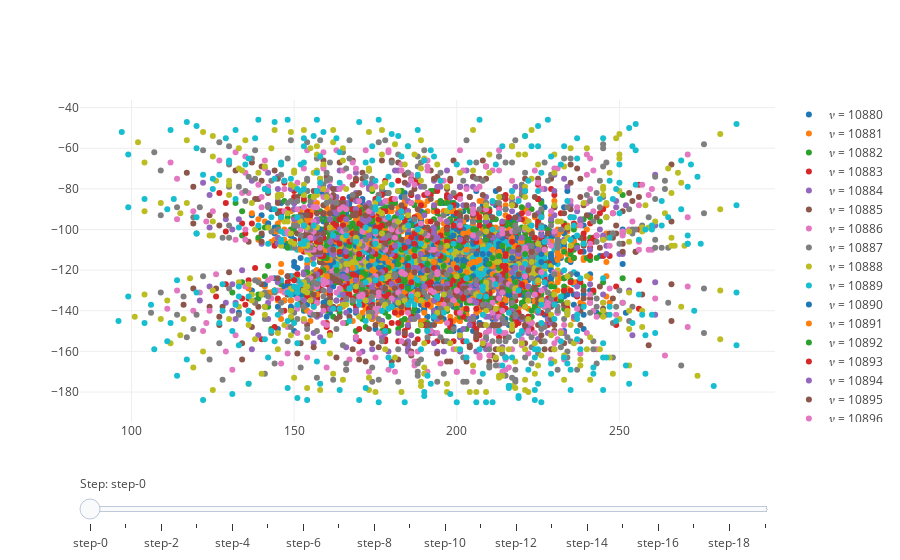

Write notebook code for a chart like this one.
### Code cell
steps = []
for i in range(len(data)):
    step = dict(
        args = ['visible', [False] * len(data)],
    )
    #print(step['args'])
    step['args'][1][i] = True # Toggle i'th trace to "visible"
    steps.append(step)
    #print(step['args'][1])

sliders = [dict(
    active = 0,
    currentvalue = {"prefix": "Step: "},
    pad = {"t": 50},
    steps = steps
)]

layout = dict(sliders=sliders)

fig = dict(data=data, layout=layout)

plotly.offline.iplot(fig)

### Figure 1 — Plotly figure (JSON) as saved in the notebook; plotly's stock layout.template omitted (floating-point values rounded to 4 significant figures; data arrays with more than 128 entries replaced by an {"elided": "..."} marker saying what was removed)
{"data": [{"mode": "markers", "name": "𝜈 = 10880", "type": "scatter", "x": {"elided": "336 int values"}, "y": {"elided": "336 int values"}}, {"mode": "markers", "name": "𝜈 = 10881", "type": "scatter", "x": {"elided": "336 int values"}, "y": {"elided": "336 int values"}}, {"mode": "markers", "name": "𝜈 = 10882", "type": "scatter", "x": {"elided": "336 int values"}, "y": {"elided": "336 int values"}}, {"mode": "markers", "name": "𝜈 = 10883", "type": "scatter", "x": {"elided": "336 int values"}, "y": {"elided": "336 int values"}}, {"mode": "markers", "name": "𝜈 = 10884", "type": "scatter", "x": {"elided": "336 int values"}, "y": {"elided": "336 int values"}}, {"mode": "markers", "name": "𝜈 = 10885", "type": "scatter", "x": {"elided": "336 int values"}, "y": {"elided": "336 int values"}}, {"mode": "markers", "name": "𝜈 = 10886", "type": "scatter", "x": {"elided": "336 int values"}, "y": {"elided": "336 int values"}}, {"mode": "markers", "name": "𝜈 = 10887", "type": "scatter", "x": {"elided": "336 int values"}, "y": {"elided": "336 int values"}}, {"mode": "markers", "name": "𝜈 = 10888", "type": "scatter", "x": {"elided": "336 int values"}, "y": {"elided": "336 int values"}}, {"mode": "markers", "name": "𝜈 = 10889", "type": "scatter", "x": {"elided": "336 int values"}, "y": {"elided": "336 int values"}}, {"mode": "markers", "name": "𝜈 = 10890", "type": "scatter", "x": {"elided": "336 int values"}, "y": {"elided": "336 int values"}}, {"mode": "markers", "name": "𝜈 = 10891", "type": "scatter", "x": {"elided": "336 int values"}, "y": {"elided": "336 int values"}}, {"mode": "markers", "name": "𝜈 = 10892", "type": "scatter", "x": {"elided": "336 int values"}, "y": {"elided": "336 int values"}}, {"mode": "markers", "name": "𝜈 = 10893", "type": "scatter", "x": {"elided": "336 int values"}, "y": {"elided": "336 int values"}}, {"mode": "markers", "name": "𝜈 = 10894", "type": "scatter", "x": {"elided": "336 int values"}, "y": {"elided": "336 int values"}}, {"mode": "markers", "name": "𝜈 = 10895", "type": "scatter", "x": {"elided": "336 int values"}, "y": {"elided": "336 int values"}}, {"mode": "markers", "name": "𝜈 = 10896", "type": "scatter", "x": {"elided": "336 int values"}, "y": {"elided": "336 int values"}}, {"mode": "markers", "name": "𝜈 = 10897", "type": "scatter", "x": {"elided": "336 int values"}, "y": {"elided": "336 int values"}}, {"mode": "markers", "name": "𝜈 = 10898", "type": "scatter", "x": {"elided": "336 int values"}, "y": {"elided": "336 int values"}}, {"mode": "markers", "name": "𝜈 = 10899", "type": "scatter", "x": {"elided": "336 int values"}, "y": {"elided": "336 int values"}}], "layout": {"sliders": [{"active": 0, "currentvalue": {"prefix": "Step: "}, "pad": {"t": 50}, "steps": [{"args": ["visible", [true, false, false, false, false, false, false, false, false, false, false, false, false, false, false, false, false, false, false, false]]}, {"args": ["visible", [false, true, false, false, false, false, false, false, false, false, false, false, false, false, false, false, false, false, false, false]]}, {"args": ["visible", [false, false, true, false, false, false, false, false, false, false, false, false, false, false, false, false, false, false, false, false]]}, {"args": ["visible", [false, false, false, true, false, false, false, false, false, false, false, false, false, false, false, false, false, false, false, false]]}, {"args": ["visible", [false, false, false, false, true, false, false, false, false, false, false, false, false, false, false, false, false, false, false, false]]}, {"args": ["visible", [false, false, false, false, false, true, false, false, false, false, false, false, false, false, false, false, false, false, false, false]]}, {"args": ["visible", [false, false, false, false, false, false, true, false, false, false, false, false, false, false, false, false, false, false, false, false]]}, {"args": ["visible", [false, false, false, false, false, false, false, true, false, false, false, false, false, false, false, false, false, false, false, false]]}, {"args": ["visible", [false, false, false, false, false, false, false, false, true, false, false, false, false, false, false, false, false, false, false, false]]}, {"args": ["visible", [false, false, false, false, false, false, false, false, false, true, false, false, false, false, false, false, false, false, false, false]]}, {"args": ["visible", [false, false, false, false, false, false, false, false, false, false, true, false, false, false, false, false, false, false, false, false]]}, {"args": ["visible", [false, false, false, false, false, false, false, false, false, false, false, true, false, false, false, false, false, false, false, false]]}, {"args": ["visible", [false, false, false, false, false, false, false, false, false, false, false, false, true, false, false, false, false, false, false, false]]}, {"args": ["visible", [false, false, false, false, false, false, false, false, false, false, false, false, false, true, false, false, false, false, false, false]]}, {"args": ["visible", [false, false, false, false, false, false, false, false, false, false, false, false, false, false, true, false, false, false, false, false]]}, {"args": ["visible", [false, false, false, false, false, false, false, false, false, false, false, false, false, false, false, true, false, false, false, false]]}, {"args": ["visible", [false, false, false, false, false, false, false, false, false, false, false, false, false, false, false, false, true, false, false, false]]}, {"args": ["visible", [false, false, false, false, false, false, false, false, false, false, false, false, false, false, false, false, false, true, false, false]]}, {"args": ["visible", [false, false, false, false, false, false, false, false, false, false, false, false, false, false, false, false, false, false, true, false]]}, {"args": ["visible", [false, false, false, false, false, false, false, false, false, false, false, false, false, false, false, false, false, false, false, true]]}]}]}}
